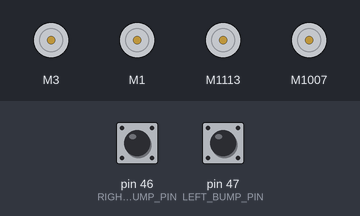
Bench run of a sketch on a simulated Arduino Mega 2560, built with avr-gcc and run on an emulated ATmega2560. On the bench: 4 × DC motor (green arrow = forward, orange = backward, longer = faster). The test bench sets the inputs (shaded band); at power-on: pin 46 (RIGHT_BUMP_PIN) HIGH, pin 47 (LEFT_BUMP_PIN) HIGH.

Above: at 1.2 s.
1.3 s: pin 46 (RIGHT_BUMP_PIN) pulled LOW for 0.15 s
At 3.7 s:
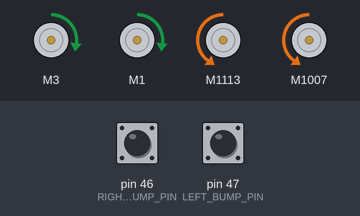
4.4 s: pin 47 (LEFT_BUMP_PIN) pulled LOW for 3.2 s
10.0 s: pin 47 (LEFT_BUMP_PIN) pulled LOW for 0.15 s
13.1 s: pin 47 (LEFT_BUMP_PIN) pulled LOW for 1 s
16.6 s: pin 46 (RIGHT_BUMP_PIN) driven LOW and pin 47 (LEFT_BUMP_PIN) driven LOW
At 19.0 s:
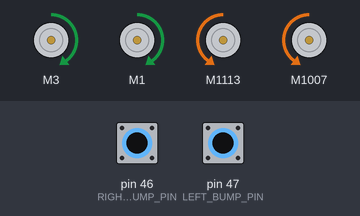
At 29.9 s:
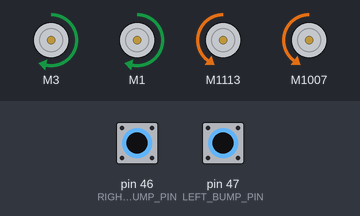
Timing chart, 0 to 30.3 s (numbered marks = the images above; inputs shaded):
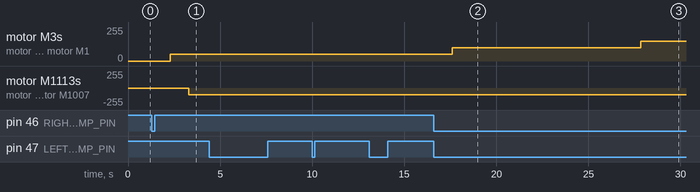

Measured:
- after the input at 1.3 s, motor M3, motor M1: stopped → forward 50/255 after 1.0 s; motor M1113, motor M1007: stopped → backward 100/255 after 2.0 s
- after the input at 16.6 s, motor M3, motor M1: forward 50/255 → forward 100/255 after 1.0 s, → forward 150/255 10.3 s later

The sketch:

B3_05_DriveTest.ino
```cpp
/* B3_05_DriveTest.ino
   Drive the TWO-WHEELED Bread Board Bot (BBbot, B^3)
   in a series of timed intervals, stopping at end of each.
   Begin running on push of Right Bump switch.
   Start a new iteration for each speed on each left bump switch, up to
   5 iterations.  Then wait for a right switch to move to next speed.

   TLDR: Right switch to start each speed series.  Left switch to start
         each run within a series.


   Arduino: Arduino Mega 256 v3 Clone
   Motor Shield: Adafruit assembled Motor Shield for Arduino v2
   ---->  http://www.adafruit.com/products/1438

   Programmer: Dave Eslinger; June 7, 2015
   Major revisions:
         7/3/2015 DLE: renamed, changed motorshield pointer passing)
         7/6/2015 DLE: Changed to use bump switches for running
*/
#include <Wire.h>
#include <Adafruit_MotorShield.h>
#include <math.h>
#include <BreadBoardBot.h>

// Create the motor shield object with the default I2C address
Adafruit_MotorShield AFMS = Adafruit_MotorShield();

// Define Pin Assignments
const byte LEFT_BUMP_PIN = 47;    // Define DIGITAL Pins for left
const byte RIGHT_BUMP_PIN = 46;   // and right bump sensors
// Define Constants
#define TESTTIME 1000
#define WAITTIME 1000

// Define 'ports' for motors.
const byte LEFTMOTORPORT = 3;
const byte RIGHTMOTORPORT = 1;
// Create pointers to motor control objects
Adafruit_DCMotor *motorLeft = AFMS.getMotor(LEFTMOTORPORT);
Adafruit_DCMotor *motorRight = AFMS.getMotor(RIGHTMOTORPORT);

void setup(void) {
  AFMS.begin();  // create with the default frequency 1.6KHz
  // Turn off all motors to start, just a good habit
  motorLeft->run(RELEASE);
  motorRight->run(RELEASE);

  /*Set up Bump Pins with Arduino internal pullup resistors
    This will make them always high unless a bump switch is hit,
    which will make a connection to ground and they will read low. */
  pinMode(LEFT_BUMP_PIN, INPUT_PULLUP);
  pinMode(RIGHT_BUMP_PIN, INPUT_PULLUP);
}

void loop(void) {

  // delay(2000); // Delay no longer needed!
  while (digitalRead(RIGHT_BUMP_PIN) == HIGH) {} // PAUSE until Right bumper hit

  /* Autonomous loop for determining power and distance, will
     run through each power 5 times, for replicates, then advance power
     by 50.  Therefore it tests: 50, 100, 150, 200 and 250.
  */

  for ( byte leg = 0; leg <= 4; leg++ ) {
    byte speed = 50 + 50 * leg;
    for (byte trial = 1; trial <= 5; trial++ ) {
      delay(WAITTIME);  // Wait for hands to get out of the way!
      motorLeft->setSpeed(speed);  // Set both speeds
      motorRight->setSpeed(speed);
      motorLeft->run(FORWARD);
      motorRight->run(FORWARD);
      delay(TESTTIME);  // Run for test time
      allStop(FORWARD, motorLeft, motorRight);
      while (digitalRead(LEFT_BUMP_PIN) == HIGH) {} // PAUSE until Left bumper hit
    }
    while (digitalRead(RIGHT_BUMP_PIN) == HIGH) {} // PAUSE until Right bumper hit

  }
  // One last loop for full speed, 255, just for fun!
  for (byte trial = 1; trial <= 5; trial++ ) {
    delay(WAITTIME);  // Wait for hands to get out of the way!
    motorLeft->setSpeed(255);  // Set both speeds
    motorRight->setSpeed(255);
    motorLeft->run(FORWARD);
    motorRight->run(FORWARD);
    delay(TESTTIME);  // Run for 1 second
    allStop(FORWARD, motorLeft, motorRight);
    while (digitalRead(LEFT_BUMP_PIN) == HIGH) {} // PAUSE until Left bumper hit
  }
  while (1) {}  // Infinite loop to stop the loop function
}
```
